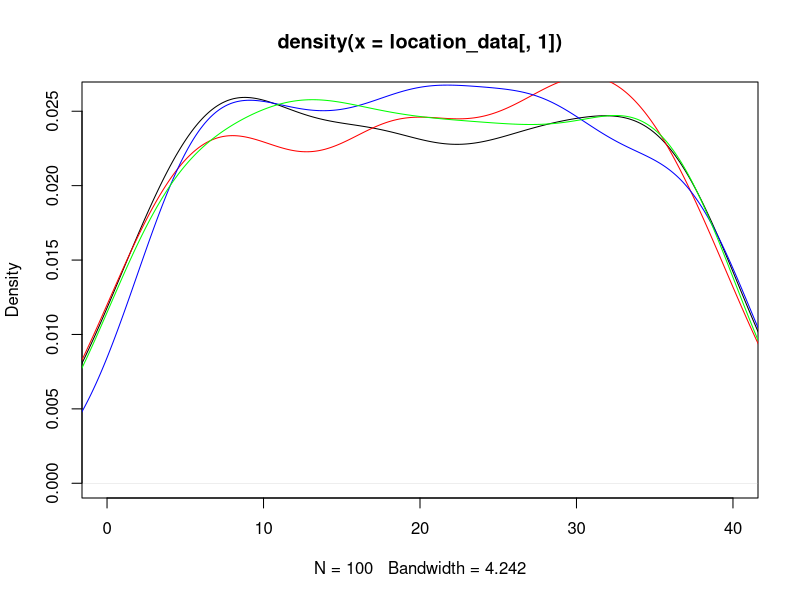
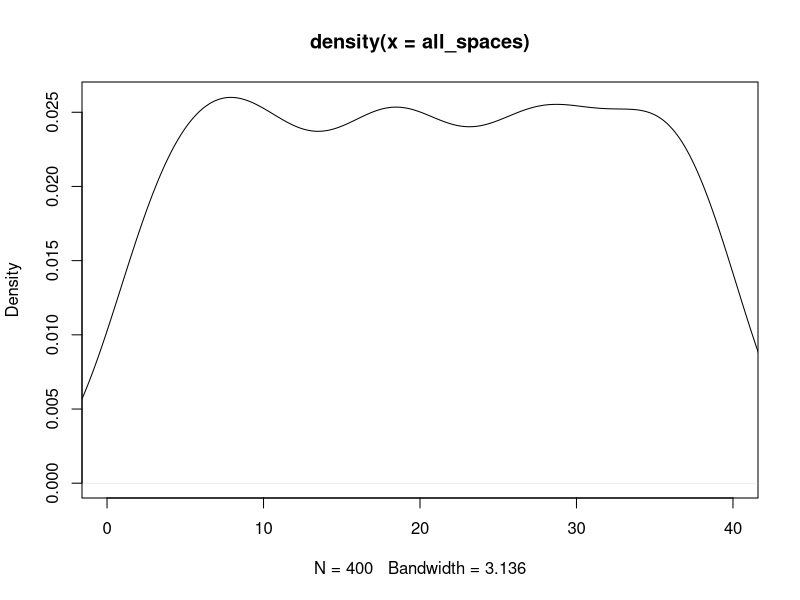
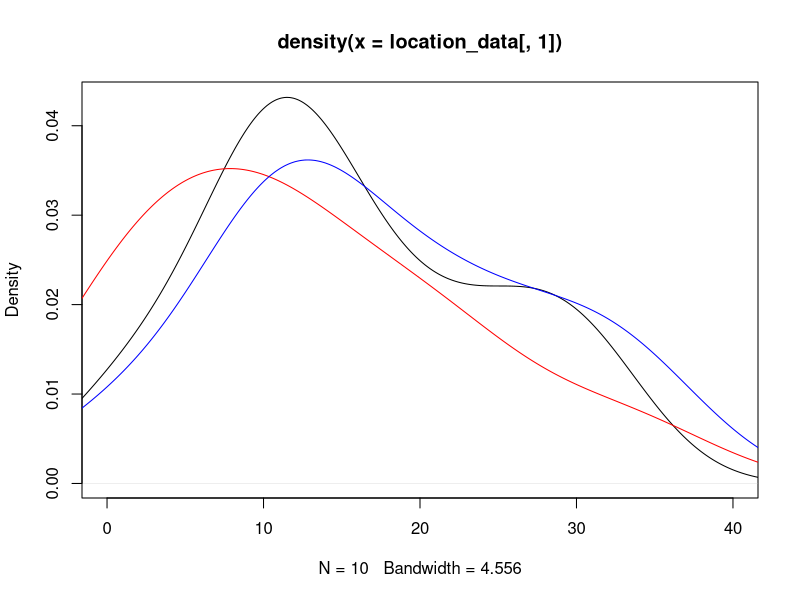
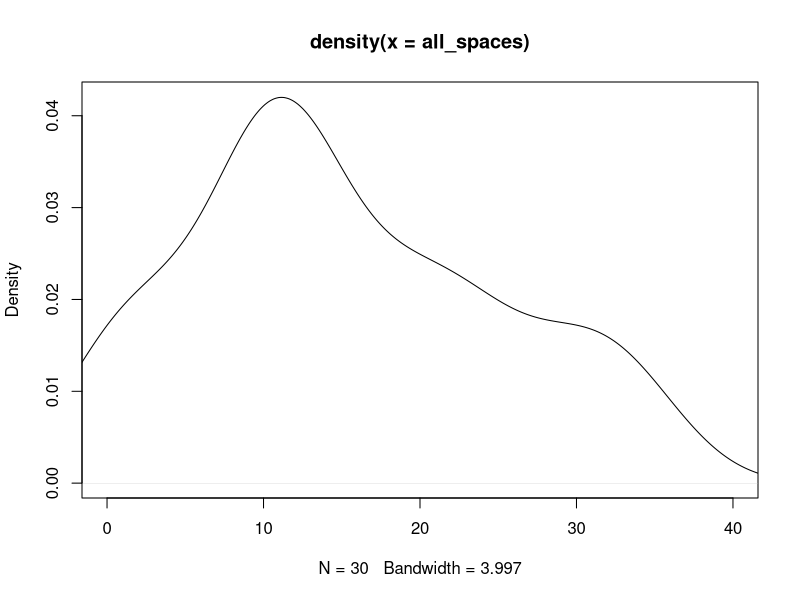

The R script that drew these images, in order: (Note: this script raises an error after producing the figures.)
## ---- chunk 1
knitr::opts_chunk$set(echo = TRUE)
## ---- chunk 2
#libraries
library(dplyr)
library(ggplot2)
## ---- chunk 3
#Kayleigh
##LET'S GET MOVING

monopolyBoard <- read.csv("MonopolyBoard.csv", header = T)
monopolyBoard

# Using dice rolls to determine where a player will land on the board
#input: "location"; a number 1-40; where the player is on the board
#output: the amount of spaces the player will move until they are on their new location

#note that this is only accounting for standard dice rolls, no special rules yet...

lets_move = function(location) {
  dice_roll_1 <- sample(1:6, 1, replace = TRUE)
  dice_roll_2 <- sample(1:6, 1, replace = TRUE)
  
  roll_total <- sum(dice_roll_1, dice_roll_2)
  roll_double <- dice_roll_1 == dice_roll_2
  
    location = location + roll_total
    
  if (location <= 40) {
    location = location
  } else {
    location = location - 40
  }
  
  space = monopolyBoard$name[monopolyBoard$spaces == location]
  
  print("You're moving forward...")
  print(roll_total)
  
  print("You're on space...")
  print(location)
  
  #print(space) #This prints out the name of the space that they land on. 
}

#testers
lets_move(1)
lets_move(25)
lets_move(38)
lets_move(40)



#A function to move players around the board and to play Monopoly!
#input: "turns"; the amount of turns we should take
#output: a player's new location on the board

lets_play = function(turns) {
  location = 1
  print("Starting Location: GO!")
  for (i in 1:turns) {
    location = lets_move(location)
  }
  print("You've landed on...")
  return(location)
}



lets_play(10) #tester #in this example if you look at a reference monopoly board and "walk" your way around the board with each move being the number in each output, you'll land on the space on the board corresponding to the final output (when counting "GO" as 1 and/or 40) 

#testers 
#"lets_move" and "lets_play" have both been edited to print out phrases for each roll and move to make it easier to determine how the player is moving. 
#"You're moving forward..." gives the player's roll
#"You're on space..." is the players position after 1 turn/"lets_move"
  # Later try to switch this print statement to the name of the spot that the player is on 
#"You've landed on..." gives the final location after running "lets_play" for "x" turns.
  # Later try to switch this print statement to the name of the spot that the player is on 

lets_play(3)
lets_play(10)

## ---- chunk 4
##DOUBLE DOWN

##WORK IN PROGRESS

#A function using dice rolls to determine how many spaces a player will move with the additional rules for "doubles" in Monopoly
#input: "location"; a number 1-40 where the player is on the board
#outut: the number of spaces the player will move on the board, with the special case of rolling three "doubles" and landing in jail
double_down = function(location) {
  dice_roll_1 <- sample(1:6, 1, replace = TRUE)
  dice_roll_2 <- sample(1:6, 1, replace = TRUE)
  
  roll_total <- sum(dice_roll_1, dice_roll_2)
  roll_double <- dice_roll_1 == dice_roll_2
  
  print("roll was")
  print(roll_total)
    
  if (roll_double) {
    
    dice_roll_3 <- sample(1:6, 1, replace = TRUE)
    dice_roll_4 <- sample(1:6, 1, replace = TRUE)
    
    roll_total_2 <- sum(dice_roll_3, dice_roll_4)
    roll_double_2 <- dice_roll_3 == dice_roll_4
    
    print("roll double was")
    print(roll_total_2)

    
    if (roll_double_2) {
      dice_roll_5 <- sample(1:6, 1, replace = TRUE)
      dice_roll_6 <- sample(1:6, 1, replace = TRUE)
      
      roll_total_3 <- sum(dice_roll_5, dice_roll_6)
      roll_double_3 <- dice_roll_5 == dice_roll_6
      
      print("roll double was")
      print(roll_total_3)
      
      if (roll_double_3) {
        location = 11 #Jail
        print("doubles, doubles, doubles")
        print("You're going to JAIL!")
        
      } else {
        location = location + roll_total + roll_total_2 + roll_total_3
        print("doubles, doubles, not doubles")
        print("You're moving forward...")
        print(roll_total + roll_total_2 + roll_total_3)
      }
    } else {
      location = location + roll_total + roll_total_2
      print("doubles, not doubles")
      print("You're moving forward...")
      print(roll_total+roll_total_2)
    }
  } else {
    location = location + roll_total
    print("no doubles")
    print("You're moving forward...")
    print(roll_total)
  }

    
  if (location <= 40) {
    location = location
  } else {
    location = location - 40
  }

  
  print("You're on space...")
  print(location)
}

double_down(1)
#text out in the function is kinda funky right but it's just to make sure its working right
#In final version switch all dice rolls to sample(1:6,...)

## ---- chunk 5
##CHANCE AND COMMUNITY CHEST CARDS
Card_Numbers <- c(1, 2, 3, 4, 5, 6, 7, 8, 9, 10, 11, 12, 13, 14, 15, 16)

Chance_Cards <- c("Advance to Boardwalk", "Advance to Go (Collect $200)", "Advance to Illinois Avenue. If you pass Go, collect $200", "Advance to St. Charles Place. If you pass Go, collect $200", "Advance to the nearest Railroad. If unowned, you may buy it from the Bank. If owned, pay owner twice the rental to which they are otherwise entitled", "Advance to the nearest Railroad. If unowned, you may buy it from the Bank. If owned, pay owner twice the rental to which they are otherwise entitled", "Advance token to nearest Utility. If unowned, you may buy it from the Bank. If owned, throw dice and pay owner a total ten times amount thrown", "Bank pays you dividend of $50", "Get Out of Jail Free", "Go Back 3 Spaces", "Go to Jail. Go directly to Jail, do not pass Go, do not collect $200", "Make general repairs on all your property. For each house pay $25. For each hotel pay $100", "Speeding fine $15", "Take a trip to Reading Railroad. If you pass Go, collect $200", "You have been elected Chairman of the Board. Pay each player $50", "Your building loan matures. Collect $150")

Chance <- data.frame(Chance_Cards, Card_Numbers)
Chance
##Chance cards to move a player to a new space:
  #1 -> Advance to Boardwalk (space 40)
  #2 -> Advance to Go (space 1)
  #3 -> Advance to Illinois Avenue (space 25)
  #4 -> Advance to St. Charles Place (space 12)
  #5 -> Advance to nearest Railroad (space(s) 6, 16, 26, 36)
  #6 -> Advance to nearest Railraod (space(s) 6, 16, 26, 36)
  #7 -> Advance to nearest Utility (space(s) 13, 29)
  #11 -> Go to Jail (space 11)
  #14 -> Take a trip to Reading Railroad (space 6)

Community_Chest_Cards <- c("Advance to Go (Collect $200)", "Bank error in your favor. Collect $200", "Doctor’s fee. Pay $50", "From sale of stock you get $50", "Get Out of Jail Free", "Go to Jail. Go directly to jail, do not pass Go, do not collect $200", "Holiday fund matures. Receive $100", "Income tax refund. Collect $20", "It is your birthday. Collect $10 from every player", "Life insurance matures. Collect $100", "Pay hospital fees of $100", "Pay school fees of $50", "Receive $25 consultancy fee", "You are assessed for street repair. $40 per house. $115 per hotel", "You have won second prize in a beauty contest. Collect $10", "You inherit $100")

Community_Chest <- data.frame(Community_Chest_Cards, Card_Numbers)
Community_Chest

##Community Chest Cards that move a player to a new space:
  #1 -> Advance to GO (space 1)
  #5 -> Go to Jail (space 11)

## ---- chunk 6
# heidi

#the function "who_goes_first" simulates the initial roll before the game begins in order to determine which player goes first
# input is a number of how many players are going to be playing
# output is the value of each players roll and the player that will start the game based on who had the highest roll
who_goes_first <- function(num_players){
  initial_rolls <- c()
  for (i in 1:num_players) {
    player_i_roll <- sum(sample(1:6, 2, replace=TRUE))
    initial_rolls <- c(initial_rolls, player_i_roll) # vector of every player's roll
    print(paste("Player", i, "rolled", player_i_roll))
  }
  cat("\n")
  if(sum(initial_rolls == max(initial_rolls)) >= 2){
    while (sum(initial_rolls == max(initial_rolls)) >= 2) { # if players tied for highest number
      tied_players <- which(initial_rolls==max(initial_rolls)) # identify which players tied
      print("It's a tie! Roll again")
      cat("\n")
      tie_breaker_rolls <- c()
      for (i in tied_players) { # tied players roll again
       player_i_roll2 <- sum(sample(1:6, 2, replace=TRUE))
       tie_breaker_rolls <- c(tie_breaker_rolls, player_i_roll2)
       print(paste("Player", i, "rolled", player_i_roll2))
      }
      initial_rolls <- tie_breaker_rolls
      highest_roll <- max(tie_breaker_rolls)
      highest_player2 <- tied_players[which(tie_breaker_rolls == highest_roll)]
    }
    cat("\n")
    print(paste("Player", highest_player2, "goes first!"))
  }
  else {
    highest_player <- which.max(initial_rolls) # who rolled the highest number
    print(paste("Player", highest_player, "goes first!"))
  }
}

who_goes_first(4) # test function

## ---- chunk 7
# Olivia
# Website for data: https://stat-jet-asu.github.io/Datasets/InstructorDescriptions/monopoly.html

monopolyBoard <- read.csv("MonopolyBoard.csv", header = T)
head(monopolyBoard)

# This section is for question number 2

# Kayleigh's lets_play function from above incorporating players and density plots
# uses lets_move function from above
# input: turns, # of turns to iterate through; players, number of players (2-4)
# output: density plot with a line for each player's frequency of spaces landed on 
# & density plot for the combined frequency of spaces landed on for all players

lets_play = function(turns, players) {
  location_data <- as.data.frame(matrix(nrow = turns, ncol = players))
  
for (j in 1:players) {
  location = 1
  
  for (i in 1:turns) {
    
    location = lets_move(location)
    location_data[i,j] <- location
    }
  }
  
  # creates density plot of frequency of landing on each space for each player
  plot(density(location_data[,1]), xlim = c(0,40), col = "black")
  
  colors <- c("red", "blue", "green")
  
  for (k in 2:players) {
  lines(density(location_data[,k]), col = colors[k-1]) # adds a density line for each player after the first
  }
  
  # creates density plot for total frequency landing on each space (all players spaces included)
  all_spaces <- as.vector(as.matrix(location_data))
  plot(density(all_spaces), xlim = c(0,40), col = "black")
}
lets_play(100, 4)

## ---- chunk 8
who_goes_first2 <- function(num_players){
  initial_rolls <- c()
  for (i in 1:num_players) {
    player_i_roll <- sum(sample(1:6, 2, replace=TRUE))
    initial_rolls <- c(initial_rolls, player_i_roll) # vector of every player's roll
#    print(paste("Player", i, "rolled", player_i_roll))
  }
  cat("\n")
  if(sum(initial_rolls == max(initial_rolls)) >= 2){
    while (sum(initial_rolls == max(initial_rolls)) >= 2) { # if players tied for highest number
      tied_players <- which(initial_rolls==max(initial_rolls)) # identify which players tied
#      print("It's a tie! Roll again")
#      cat("\n")
      tie_breaker_rolls <- c()
      for (i in tied_players) { # tied players roll again
       player_i_roll2 <- sum(sample(1:6, 2, replace=TRUE))
       tie_breaker_rolls <- c(tie_breaker_rolls, player_i_roll2)
#       print(paste("Player", i, "rolled", player_i_roll2))
      }
      initial_rolls <- tie_breaker_rolls
      highest_roll <- max(tie_breaker_rolls)
      highest_player2 <- tied_players[which(tie_breaker_rolls == highest_roll)]
    }
#    cat("\n")
#    print(paste("Player", highest_player2, "goes first!"))
  }
  else {
    highest_player <- which.max(initial_rolls) # who rolled the highest number
#    print(paste("Player", highest_player, "goes first!"))
#    return(highest_player)
  
    
  # creating player order
  player_order <- length(num_players)
  player_order[1] <- as.integer(highest_player)

 for (j in 2:num_players) {
    
  player_order[j] <- as.integer(player_order[j-1] + 1)
  if (player_order[j] > num_players) {
    player_order[j] <- 1
  }
 }
  print(player_order)
  }
  
  playerlist <- (list(highest_player, player_order))
  return(playerlist)
}

#who_goes_first2(4)

## ---- chunk 9
# Question number 3 -- including jail and double rolls

lets_move2 = function(location) {
  dice_roll_1 <- sample(1:6, 1, replace = TRUE)
  dice_roll_2 <- sample(1:6, 1, replace = TRUE)
  
  roll_total <- sum(dice_roll_1, dice_roll_2)
  roll_double <- dice_roll_1 == dice_roll_2
  
    location = location + roll_total # updates location to be previous location + roll total
    double3 = "false" # double3 is assigned "true" if the player double rolls 3x (as seen in if statement below), otherwise it is assigned "false" 
    
  # first double roll -> roll again
  if (roll_double == TRUE) {
    dice_roll_3 <- sample(1:6, 1, replace = TRUE)
    dice_roll_4 <- sample(1:6, 1, replace = TRUE)
    
    roll_total2 <- sum(dice_roll_3, dice_roll_4)
    roll_double2 <- dice_roll_3 == dice_roll_4
    
    location = location + roll_total2
    double3 = "false"
    
    # if player is at a location past 40, subtract 40 so they go back to the GO space at location "41"
    # this is included in each if statement below so that it applies if player has to roll again
    if (location <= 40) {
      location = location
    } else {
      location = location - 40
    }
     
      # second double roll -> roll again
      if (roll_double2 == TRUE) {
        dice_roll_5 <- sample(1:6, 1, replace = TRUE)
        dice_roll_6 <- sample(1:6, 1, replace = TRUE)
    
        roll_total3 <- sum(dice_roll_5, dice_roll_6)
        roll_double3 <- dice_roll_5 == dice_roll_6
    
        location = location + roll_total3
        double3 = "false"
        
        if (location <= 40) {
          location = location
        } else {
          location = location - 40
        }
        
        # third double roll -> go to jail
          if (roll_double3 == TRUE) {
            location = monopolyBoard$spaces[monopolyBoard$name == "Jail"]
            double3 = "true"
          }
      }
  }  
    
  if (location <= 40) {
    location = location
  } else {
    location = location - 40
  }
  
  listdata <- (list(location, double3)) # creates list for outputs "location" and "double3"
  # if you need to access location from this function, use lets_move2(location)[[1]]
  # if you need to access double3, use lets_move2(double3)[[2]]
  return(listdata)
  
}


# lets_play2 is currently set up to have each player go thru all their turns and then move onto the next player
# probably need to fix this for question 5

## ---- chunk 10

lets_play2 = function(turns, players) {
  
  
  location_data <- as.data.frame(matrix(nrow = turns, ncol = players)) # dataframe will keep data for locations of players for each turn
  double3data <- as.data.frame(matrix(nrow = turns, ncol = players)) # dataframe will say "true" if player double rolled 3x (which lands them in jail) and "false" if they didn't double roll 3x
  
    # puts players in order
    colnames(location_data) <- who_goes_first2(players)[[2]]
  
    location = 1 # each player starts at location 1
    location_data[1,] <- location
    double3 = 0 # initializing "double3" which will be later assigned a "true" or "false" based on if player double rolled 3x
  
    for (i in 2:turns) { # iterates through number of turns
      
        for (j in 1:players) { # rotates through each player
          
        location = lets_move2(location_data[i-1,j])[[1]] # takes location from lets_move2 function and assigns it to location
        location_data[i,j] <- as.integer(location) # puts location value into the dataframe of locations for each player
        double3data[i,j] <- lets_move2(double3)[[2]] # takes "true" or "false" value from double3 and adds it to double3data dataframe
        
      # deals with landing in jail from "go to jail" space and staying there for next 3 turns
      if (31 %in% location_data[i-1,j]) { # if you landed on 31 in the last turn (i-1 turn), you go to jail (space 11) for the ith turn
        location <- 11
        location_data[i,j] <- as.integer(location) # new location is 11
      } else if (11 %in% location_data[i-1,j] & 31 %in% location_data[i-2,j]) { # if you were on space 11 last turn AND you were on space 31 2 turns ago, you stay in jail (space 11) for turn i
        location <- 11
        location_data[i,j] <- as.integer(location)  
      } else if (11 %in% location_data[i-2,j] & 31 %in% location_data[i-3,j]) {
        location <- 11
        location_data[i,j] <- as.integer(location)
      }
        
      # landing in jail from 3x double roll and staying there for next 3 turns
      if (11 %in% location_data[i,j] & "true" %in% double3data[i-1,j]) { # if player's location is 11 (jail) and double3data is"true" (player double rolled 3x), player stays in jail. all 3 if/else if statements keep player in jail for the next 3 turns
        location <- 11
        location_data[i,j] <- as.integer(location)
      } else if (11 %in% location_data[i-1,j] & "true" %in% double3data[i-2,j]) { # 
        location <- 11
        location_data[i,j] <- as.integer(location)
      } else if (11 %in% location_data[i-2,j] & "true" %in% double3data[i-3,j]) {
        location <- 11
        location_data[i,j] <- as.integer(location)
      }
        
    }
  }
  print(location_data)
  
  # creates density plot of frequency of landing on each space for each player
  plot(density(location_data[,1]), xlim = c(0,40), col = "black")
  
  colors <- c("red", "blue", "green")
  
  for (k in 2:players) {
    lines(density(location_data[,k]), col = colors[k-1]) # adds a density line for each player after the first
  }
  
  # creates density plot for total frequency landing on each space (all players spaces included)
  all_spaces <- as.vector(as.matrix(location_data))
  plot(density(all_spaces), xlim = c(0,40), col = "black")
  
}
 
lets_play2(10, 3)

location_data

# how should we go about recording spaces landed on when double rolls occur?

## ---- chunk 11
# olivia (ignore this its a work in progress)
# Figure out how to have players pay and recieve money from landing on chance and community chest spaces

# $200 every time you pass go

     if(draw_card == 5){
        if(location >= 37 && location <= 5){
              location = 6
              
              
            } else if (location >= 6 && location <= 15){
                location = 16
              } else {
                if(location >= 16 && location <= 25){
                  location = 26
                } else {
                  location = 36
                }
              }
            }
  
    if(draw_card == 6){
        if(location >= 37 && location <= 5){
              location = 6
            } else {
              if (location >= 6 && location <= 15){
                location = 16
              } else {
                if(location >= 16 && location <= 25){
                  location = 26
                } else {
                  location = 36
                }
              }
            }
    }

#################



##########

# replaces NAs in rent_0 column with 0s
monopolyBoard$rent_0[is.na(monopolyBoard$rent_0) == TRUE] <- as.integer(0)

lets_play_idk = function(turns, players) {
  
  location_data <- as.data.frame(matrix(nrow = turns, ncol = players))
  double3data <- as.data.frame(matrix(nrow = turns, ncol = players))
  player_bank_data <- data.frame(matrix(nrow = 2, ncol = players))
  
    colnames(location_data) <- who_goes_first2(players)[[2]]
  
    location = 1
    location_data[1,] <- location
    double3 = 0
  
    for (i in 2:turns) {
      
        for (j in 1:players) {
          
        location = lets_move3(location_data[i-1,j])[[1]]
        location_data[i,j] <- as.integer(location)
        double3data[i,j] <- lets_move3(double3)[[2]]
        
      # deals with landing in jail from "go to jail" space and staying there for next 3 turns
      if (31 %in% location_data[i-1,j]) { # if you land on 31 (go to jail), next location is in jail (space 11)
        location <- 11
        location_data[i,j] <- as.integer(location)
      } else if (11 %in% location_data[i-1,j] & 31 %in% location_data[i-2,j]) {
        location <- 11
        location_data[i,j] <- as.integer(location)
      } else if (11 %in% location_data[i-2,j] & 31 %in% location_data[i-3,j]) {
        location <- 11
        location_data[i,j] <- as.integer(location)
      }
        
      # landing in jail from 3x double roll and staying there for next 3 turns
      if (11 %in% location_data[i,j] & "true" %in% double3data[i-1,j]) { # "true" means player double rolled 3x -> jail
        location <- 11
        location_data[i,j] <- as.integer(location)
      } else if (11 %in% location_data[i-1,j] & "true" %in% double3data[i-2,j]) { # 
        location <- 11
        location_data[i,j] <- as.integer(location)
      } else if (11 %in% location_data[i-2,j] & "true" %in% double3data[i-3,j]) {
        location <- 11
        location_data[i,j] <- as.integer(location)
      }

        
      # updating banks when players land on each others properties
      if(location %in% c(2, 4, 6, 7, 9, 10, 12, 13, 14, 15, 16, 17, 19, 20, 22, 24, 25, 26, 27, 28, 29, 30, 32, 33, 35, 36, 38, 40)) {
            
      location = location
      spot <- which(Property_Statuses$Space == location)
      cost <- which(monopolyBoard$spaces == location)
      owned_by_player <- Property_Statuses$Owned_By_Player[spot]
        
      The_Players$Player_Bank[owned_by_player] <- The_Players$Player_Bank[owned_by_player] + monopolyBoard$rent_0[cost]
      The_Players$Player_Bank[j] <- The_Players$Player_Bank[j] - monopolyBoard$rent_0[cost]
      }
      
      # Updating player bank if they gained or lost money from a Chance card
      if (Drawing_Chance(location_data[i,j])[[2]] != 0) {
        The_Players$Player_Bank[j] <- The_Players$Player_Bank[j] + Drawing_Chance(location_data[i,j])[[2]]  
      }
        
      # Updating player bank if they gained or lost money from a Community Chest card 
      if (Drawing_Community_Chest(location_data[i,j])[[2]] != 0) {
        The_Players$Player_Bank[j] <- The_Players$Player_Bank[j] + Drawing_Community_Chest(location_data[i,j])[[2]]  
      }
        
    }
  }
  print(location_data)
  print(double3data)
  print(The_Players)
  
  # creates density plot of frequency of landing on each space for each player
  plot(density(location_data[,1]), xlim = c(0,40), col = "black")
  
  plot(location_data[,1], xlim= c(0,40), col="black", type="h", xlab="Spaces", ylab="Frequency", main="Frequency of Landing on Each Space for Each Player")
  
  colors <- c("red", "blue", "green")
  
  for (k in 2:players) {
    lines(density(location_data[,k]), col = colors[k-1]) # adds a density line for each player after the first
  }
  
  # creates density plot for total frequency landing on each space (all players spaces included)
  all_spaces <- as.vector(as.matrix(location_data))
  plot(density(all_spaces), xlim = c(0,40), col = "black")
 
}

lets_play_idk(10, 4)

# prob have to change how we call drawing_chance in lets_move3 (its a list now)

## ---- chunk 12
#4 - Kayleigh and Maddie 
#Chance - spaces 8, 23, 37
#Community Chest - spaces 3, 18, 34
Chance

Drawing_Chance = function(location) {
  location = location
  draw_card <- sample(1:16, 1, replace = TRUE)
  player_card <- Chance$Chance_Cards[draw_card]
  print(player_card)

  
      if(draw_card == 1) {
        location = 1
      }
      
      if(draw_card == 2) {
        location = 1
      }
      
      if(draw_card == 3) {
        location = 25
      }
  
      if(draw_card == 4){
        location = 12
      }
  
      if(draw_card == 5){
        if(location >= 37 && location <= 5){
              location = 6
            } else {
              if (location >= 6 && location <= 15){
                location = 16
              } else {
                if(location >= 16 && location <= 25){
                  location = 26
                } else {
                  location = 36
                }
              }
            }
    }
  
    if(draw_card == 6){
        if(location >= 37 && location <= 5){
              location = 6
            } else {
              if (location >= 6 && location <= 15){
                location = 16
              } else {
                if(location >= 16 && location <= 25){
                  location = 26
                } else {
                  location = 36
                }
              }
            }
    }
  
    if(draw_card == 7){
        if(location >= 29 && location <= 12){
              location = 13
            } else {
              location = 29
    }
  }
  
    if(draw_card == 11) {
      location = 11
    }
  
    if(draw_card == 14) {
      location = 6
    }
  
    if(draw_card == 10) {
      location = location - 3
    }
  
    location = location
    return(location)
}

Drawing_Chance(8)
Drawing_Chance(23)
Drawing_Chance(37)

Drawing_Community_Chest = function(location) {
  location = location
  draw_card_chest <- sample(1:16, 1, replace = TRUE)
  player_card_chest <- Community_Chest$Community_Chest_Cards[draw_card_chest]
  print(player_card_chest)
  print(location)
  
  if (draw_card_chest == 1) {
    location = 1
  } else {
    if (draw_card_chest == 6) {
    location = 11
    } else {
      location = location
    }
  
  }
  
  location = location 
  return(location)
}

Drawing_Community_Chest(3)
Drawing_Community_Chest(18)
Drawing_Community_Chest(34)

lets_move3 = function(location) {
  dice_roll_1 <- sample(1:6, 1, replace = TRUE)
  dice_roll_2 <- sample(1:6, 1, replace = TRUE)
  
  roll_total <- sum(dice_roll_1, dice_roll_2)
  roll_double <- dice_roll_1 == dice_roll_2
  
    location = location + roll_total
    double3 = "false"
  
  print("your roll total is...")
  print(roll_total)

  if (location <= 40) {
      location = location
  } else {
      location = location - 40
  }
   
  print("your location is...")
  print(location)
  
  if(location == 8 || location == 23 || location == 27) {
    location = Drawing_Chance(location)[[1]]
    print("your location is...")
    print(location)
  }
  
  if(location == 3 || location == 18 || location == 34) {
    location = Drawing_Community_Chest(location)[[1]]
    print("your location is...")
    print(location)
  }
    
  # first double roll -> roll again
  if (roll_double == TRUE) {
    dice_roll_3 <- sample(1:6, 1, replace = TRUE)
    dice_roll_4 <- sample(1:6, 1, replace = TRUE)
    
    roll_total2 <- sum(dice_roll_3, dice_roll_4)
    roll_double2 <- dice_roll_3 == dice_roll_4
    
    location = location + roll_total2
    double3 = "false"
    print("1 double")
    
    if (location <= 40) {
      location = location
    } else {
      location = location - 40
    }
    
    
    if(location == 8 || location == 23 || location == 27) {
    location = Drawing_Chance(location)[[1]]
    }
  
  if(location == 3 || location == 18 || location == 34) {
    location = Drawing_Community_Chest(location)[[1]]
    }
     
      # second double roll -> roll again
      if (roll_double2 == TRUE) {
        dice_roll_5 <- sample(1:6, 1, replace = TRUE)
        dice_roll_6 <- sample(1:6, 1, replace = TRUE)
    
        roll_total3 <- sum(dice_roll_5, dice_roll_6)
        roll_double3 <- dice_roll_5 == dice_roll_6
    
        location = location + roll_total3
        double3 = "false"
        print("2 doubles")
        
        if (location <= 40) {
          location = location
        } else {
          location = location - 40
        }
        
        if(location == 8 || location == 23 || location == 27) {
          location = Drawing_Chance(location)[[1]]
        }
  
        if(location == 3 || location == 18 || location == 34) {
          location = Drawing_Community_Chest(location)[[1]]
         
        }
        
        # third double roll -> go to jail
          if (roll_double3 == TRUE) {
            location = monopolyBoard$spaces[monopolyBoard$name == "Jail"]
            double3 = "true"
            print("three doubles")
          }
      }
  }  
   
  location = location 
  
  print("your location is...")
  print(location)
  listdata <- (list(location, double3))
  return(listdata)
  
}

lets_move3(1)


lets_play3 = function(turns, players) {
  
  location_data <- as.data.frame(matrix(nrow = turns, ncol = players))
  double3data <- as.data.frame(matrix(nrow = turns, ncol = players))
  
    colnames(location_data) <- who_goes_first2(players)[[2]]
  
    location = 1
    location_data[1,] <- location
    double3 = 0
  
    for (i in 2:turns) {
      
        for (j in 1:players) {
          
        location = lets_move3(location_data[i-1,j])[[1]]
        location_data[i,j] <- as.integer(location)
        double3data[i,j] <- lets_move3(double3)[[2]]
        
      # deals with landing in jail from "go to jail" space and staying there for next 3 turns
      if (31 %in% location_data[i-1,j]) { # if you land on 31 (go to jail), next location is in jail (space 11)
        location <- 11
        location_data[i,j] <- as.integer(location)
      } else if (11 %in% location_data[i-1,j] & 31 %in% location_data[i-2,j]) {
        location <- 11
        location_data[i,j] <- as.integer(location)
      } else if (11 %in% location_data[i-2,j] & 31 %in% location_data[i-3,j]) {
        location <- 11
        location_data[i,j] <- as.integer(location)
      }
        
      # landing in jail from 3x double roll and staying there for next 3 turns
      if (11 %in% location_data[i,j] & "true" %in% double3data[i-1,j]) { # "true" means player double rolled 3x -> jail
        location <- 11
        location_data[i,j] <- as.integer(location)
      } else if (11 %in% location_data[i-1,j] & "true" %in% double3data[i-2,j]) { # 
        location <- 11
        location_data[i,j] <- as.integer(location)
      } else if (11 %in% location_data[i-2,j] & "true" %in% double3data[i-3,j]) {
        location <- 11
        location_data[i,j] <- as.integer(location)
      }
        
    }
  }
  print(location_data)
  print(double3data)


  
  # creates density plot of frequency of landing on each space for each player
  plot(density(location_data[,1]), xlim = c(0,40), col = "black")
  
  plot(location_data[,1], xlim= c(0,40), col="black", type="h", xlab="Spaces", ylab="Frequency", main="Frequency of Landing on Each Space for Each Player")
  
  colors <- c("red", "blue", "green")
  
  for (k in 2:players) {
    lines(density(location_data[,k]), col = colors[k-1]) # adds a density line for each player after the first
  }
  
  # creates density plot for total frequency landing on each space (all players spaces included)
  all_spaces <- as.vector(as.matrix(location_data))
  plot(density(all_spaces), xlim = c(0,40), col = "black")
  
}


lets_play3(100, 4)

## ---- chunk 13

#use lets_move2 for freq plot

Chance
## ---- chunk 14
#hello
dice_roll <- sum(sample(1:6, 2, replace = TRUE))
dice_roll

Drawing_Chance = function(location) {
  location = location
  amount <- 0 
  draw_card <- sample(1:16, 1, replace = TRUE)
  player_card <- Chance$Chance_Cards[draw_card]
  print(player_card)

  
      if(draw_card == 1) {
        location = 1
      }
      
      if(draw_card == 2) {
        location = 1
        amount = 200
      }
      
      if(draw_card == 3) {
        if(location > 25){
          amount = 200
        }else{
          amount = amount
    }
        location = 25
      }
  
      if(draw_card == 4){
        if(location > 13 ){
          amount = 200
        }else{
          amount = amount
    }
        location = 12
      }
  
      if(draw_card == 5){
        if(location >= 37 && location <= 5){
              location = 6
            } else {
              if (location >= 6 && location <= 15){
                location = 16
              } else {
                if(location >= 16 && location <= 25){
                  location = 26
                } else {
                  location = 36
                }
              }
            }
    }
  
    if(draw_card == 6){
        if(location >= 37 && location <= 5){
              location = 6
            } else {
              if (location >= 6 && location <= 15){
                location = 16
              } else {
                if(location >= 16 && location <= 25){
                  location = 26
                } else {
                  location = 36
                }
              }
            }
    }
  
    if(draw_card == 7){
        if(location >= 29 && location <= 12){
              location = 13
            } else {
              location = 29
    }
    }
  
    if(draw_card == 8){
      amount = -50
    }
  
    if(draw_card == 10) {
      location = location - 3
    }
  
    if(draw_card == 11) {
      location = 11
    }
  
    if(draw_card == 13){
      amount = -15
    }
  
    if(draw_card == 14) {
      if(location > 6){
        amount = 200
      }else{
        amount = amount
    }
      location = 6
    }
  
    if(draw_card == 16){
      amount = 150
    }
  
   
    location = location
    amount = amount
    list_location_amount <- list(location, amount)
    return(list_location_amount)
}


Drawing_Community_Chest = function(location) {
  location = location
  amount <- 0
  draw_card_chest <- sample(1:16, 1, replace = TRUE)
  player_card_chest <- Community_Chest$Community_Chest_Cards[draw_card_chest]
  print(player_card_chest)
  print(location)
  
  
  if (draw_card_chest == 1) {
    location = 1
    amount = 200
  }
  
  #Bank error in your favor. Collect $200
  if(draw_card_chest == 2){
    amount = 200
  }
  
  #Doctor’s fee. Pay $50
  if(draw_card_chest == 3){
    amount = -50
  }
  
  #From sale of stock you get $50
  if(draw_card_chest == 4){
    amount = 50
  }
  
  if(draw_card_chest == 6) {
    location = 11
  }
  
  #Holiday fund matures. Receive $100
  if(draw_card_chest == 7){
    amount = 100
  }
  
  #Income tax refund. Collect $20
  if(draw_card_chest == 8){
    amount = 20
  }
  
  #Life insurance matures. Collect $100
  if(draw_card_chest == 10){
    amount = 100
  }
  
  #Pay hospital fees of $100
  if(draw_card_chest == 11){
    amount = -100
  }
  
  #Pay school fees of $50
  if(draw_card_chest == 12){
    amount = -50
  }
  
  #Receive $25 consultancy fee
  if(draw_card_chest == 13){
    amount = 25
  }
  
  #You have won second prize in a beauty contest. Collect $10
  if(draw_card_chest == 15){
    amount = 10
  }
  
  #You inherit $100
  if(draw_card_chest == 16){
    amount = 100
  }
  
  location = location 
  amount = amount
  list_location_amount <- list(location,amount)
  return(list_location_amount)
}

Drawing_Community_Chest(10) # test

Chance
Community_Chest
## ---- chunk 15
library(tidyverse)
## ---- chunk 16
Players <- c("Player 1", "Player 2", "Player 3", "Player 4")
Player_Bank <- c(1250, 1250, 1250, 1250)
The_Players <- data.frame(Players, Player_Bank)

Property <- c("Mediterranean", "Baltic", "Reading Railroad", "Oriental", "Vermot", "Connecticut", "St. Charles", "Electric Company", "States", "Virginia", "Pennsylvania Railroad", "St. James", "Tennessee", "New York", "Kentucky", "Indiana", "Illinios", "B&O Railroad", "Atlantic", "Ventnor", "Water Works", "Marvin Gardens", "Pacific", "N. Carolina", "Pennsylvania", "Short Line Railroad", "Park Place", "Boardwalk")
Owned_By_Player <- sample(1:4, 28, replace = TRUE)
Space <- c(2, 4, 6, 7, 9, 10, 12, 13, 14, 15, 16, 17, 19, 20, 22, 24, 25, 26, 27, 28, 29, 30, 32, 33, 35, 36, 38, 40)
Property_Statuses <- data.frame(Property, Space, Owned_By_Player)
Property_Statuses

lets_move3 = function(location) {
  dice_roll_1 <- sample(1:6, 1, replace = TRUE)
  dice_roll_2 <- sample(1:6, 1, replace = TRUE)
  
  roll_total <- sum(dice_roll_1, dice_roll_2)
  roll_double <- dice_roll_1 == dice_roll_2
  
    location = location + roll_total
    double3 = "false"


  if (location <= 40) {
      location = location
  } else {
      location = location - 40
  }

  if(location == 8 || location == 23 || location == 27) {
    location = Drawing_Chance(location)

  }
  
  if(location == 3 || location == 18 || location == 34) {
    location = Drawing_Community_Chest(location)

  }

  # first double roll -> roll again
  if (roll_double == TRUE) {
    dice_roll_3 <- sample(1:6, 1, replace = TRUE)
    dice_roll_4 <- sample(1:6, 1, replace = TRUE)
    
    roll_total2 <- sum(dice_roll_3, dice_roll_4)
    roll_double2 <- dice_roll_3 == dice_roll_4
    
    location = location + roll_total2
    double3 = "false"

    
    if (location <= 40) {
      location = location
    } else {
      location = location - 40
    }
    
    
    if(location == 8 || location == 23 || location == 27) {
    location = Drawing_Chance(location)
    }
  
  if(location == 3 || location == 18 || location == 34) {
    location = Drawing_Community_Chest(location)
    }
    
      # second double roll -> roll again
      if (roll_double2 == TRUE) {
        dice_roll_5 <- sample(1:6, 1, replace = TRUE)
        dice_roll_6 <- sample(1:6, 1, replace = TRUE)
    
        roll_total3 <- sum(dice_roll_5, dice_roll_6)
        roll_double3 <- dice_roll_5 == dice_roll_6
    
        location = location + roll_total3
        double3 = "false"
        
        if (location <= 40) {
          location = location
        } else {
          location = location - 40
        }
        
        if(location == 8 || location == 23 || location == 27) {
          location = Drawing_Chance(location)
        }
  
        if(location == 3 || location == 18 || location == 34) {
          location = Drawing_Community_Chest(location)
         
        }
        
        # third double roll -> go to jail
          if (roll_double3 == TRUE) {
            location = monopolyBoard$spaces[monopolyBoard$name == "Jail"]
            double3 = "true"
          }
      }
  }  
   
  location = location 
}

lets_move3(2)


lets_play4 = function(turns, players) {
  
  location_data <- as.data.frame(matrix(nrow = turns, ncol = players))
  double3data <- as.data.frame(matrix(nrow = turns, ncol = players))
  players_banks <- as.data.frame(matrix(nrow = turns, ncol = players))

print(Property_Statuses)

  for (j in 1:players) {
    location = 1
    double3 = 0
    
    
    for (i in 1:turns) {
        print("player")
        print(j)
        location = lets_move3(location)[[1]]
        location_data[i,j] <- as.integer(location)
        double3data[i,j] <- lets_move3(double3)[[2]]

                
      # deals with landing in jail from "go to jail" space and staying there for next 3 turns
      if (31 %in% location_data[i-1,j]) { # if you land on 31 (go to jail), next location is in jail (space 11)
        location <- 11
        location_data[i,j] <- as.integer(location)
      } else if (11 %in% location_data[i-1,j] & 31 %in% location_data[i-2,j]) {
        location <- 11
        location_data[i,j] <- as.integer(location)
      } else if (11 %in% location_data[i-2,j] & 31 %in% location_data[i-3,j]) {
        location <- 11
        location_data[i,j] <- as.integer(location)
      }
        
      # landing in jail from 3x double roll and staying there for next 3 turns
      if (11 %in% location_data[i,j] & "true" %in% double3data[i-1,j]) { # "true" means player double rolled 3x -> jail
        location <- 11
        location_data[i,j] <- as.integer(location)
      } else if (11 %in% location_data[i-1,j] & "true" %in% double3data[i-2,j]) { # 
        location <- 11
        location_data[i,j] <- as.integer(location)
      } else if (11 %in% location_data[i-2,j] & "true" %in% double3data[i-3,j]) {
        location <- 11
        location_data[i,j] <- as.integer(location)
      }
  
      
    }
  }
  
print(location_data)
return(The_Players)

}

lets_play4(1,4)
## ---- chunk 17
monopolyBoard
Players <- c("Player 1", "Player 2", "Player 3", "Player 4")
Player_Bank <- c(1250, 1250, 1250, 1250)
The_Players <- data.frame(Players, Player_Bank)

Property <- c("Mediterranean", "Baltic", "Reading Railroad", "Oriental", "Vermot", "Connecticut", "St. Charles", "Electric Company", "States", "Virginia", "Pennsylvania Railroad", "St. James", "Tennessee", "New York", "Kentucky", "Indiana", "Illinios", "B&O Railroad", "Atlantic", "Ventnor", "Water Works", "Marvin Gardens", "Pacific", "N. Carolina", "Pennsylvania", "Short Line Railroad", "Park Place", "Boardwalk")
Owned_By_Player <- sample(1:4, 28, replace = TRUE)
Space <- c(2, 4, 6, 7, 9, 10, 12, 13, 14, 15, 16, 17, 19, 20, 22, 24, 25, 26, 27, 28, 29, 30, 32, 33, 35, 36, 38, 40)
Property_Statuses <- data.frame(Property, Space, Owned_By_Player)
Property_Statuses


Updating_Player_Bank <- function(location, j) {
  if(location == 2 || location == 4 || location == 6 || location == 7 || location == 9 || location == 10 || location == 12 || location == 13 || location == 14 || location == 15 || location == 16 || location == 17 || location == 19 || location == 20 || location == 22 || location == 24 || location == 25 || location == 26 || location == 27 || location == 28 || location == 29 || location == 30 || location == 32 || location == 33 || location == 35 || location == 36 || location == 38 || location == 40){
    location = location
    spot <- which(Property_Statuses$Space == location)
    cost <- which(monopolyBoard$spaces == location)
    owned_by_player <- Property_Statuses$Owned_By_Player[spot]
    The_Players$Player_Bank[owned_by_player] <- The_Players$Player_Bank[owned_by_player] + monopolyBoard$cost[cost]
    The_Players$Player_Bank[owned_by_player]
    The_Players
    
    The_Players$Player_Bank[owned_by_player] <- The_Players$Player_Bank[owned_by_player] + monopolyBoard$rent_0[cost]
    
    The_Players$Player_Bank[j] <- The_Players$Player_Bank[j] - monopolyBoard$rent_0[cost]
    
    return(The_Players)

  }
}

Updating_Player_Bank(12, 3)
## ---- chunk 18
lets_move4 = function(location) {
  dice_roll_1 <- sample(1:6, 1, replace = TRUE)
  dice_roll_2 <- sample(1:6, 1, replace = TRUE)
  
  roll_total <- sum(dice_roll_1, dice_roll_2)
  roll_double <- dice_roll_1 == dice_roll_2
  
    location = location + roll_total
    double3 = "false"
    
    j=2

  if (location <= 40) {
      location = location
      Updating_Player_Bank(location, j)
  } else {
      location = location - 40
      Updating_Player_Bank(location, j)
  }


  if(location == 8 || location == 23 || location == 27) {
    location = Drawing_Chance(location)
    Updating_Player_Bank(location, j)

  }
  
  if(location == 3 || location == 18 || location == 34) {
    location = Drawing_Community_Chest(location)
    Updating_Player_Bank(location, j)

  }


  # first double roll -> roll again
  if (roll_double == TRUE) {
    dice_roll_3 <- sample(1:6, 1, replace = TRUE)
    dice_roll_4 <- sample(1:6, 1, replace = TRUE)
    
    roll_total2 <- sum(dice_roll_3, dice_roll_4)
    roll_double2 <- dice_roll_3 == dice_roll_4
    
    location = location + roll_total2
    double3 = "false"

    
    if (location <= 40) {
      location = location
      Updating_Player_Bank(location, j)
      
    } else {
      location = location - 40
      Updating_Player_Bank(location, j)
    }
    
    
    if(location == 8 || location == 23 || location == 27) {
    location = Drawing_Chance(location)
    Updating_Player_Bank(location, j)
    }
  
  if(location == 3 || location == 18 || location == 34) {
    location = Drawing_Community_Chest(location)
    Updating_Player_Bank(location, j)
    }

    
      # second double roll -> roll again
      if (roll_double2 == TRUE) {
        dice_roll_5 <- sample(1:6, 1, replace = TRUE)
        dice_roll_6 <- sample(1:6, 1, replace = TRUE)
    
        roll_total3 <- sum(dice_roll_5, dice_roll_6)
        roll_double3 <- dice_roll_5 == dice_roll_6
    
        location = location + roll_total3
        double3 = "false"
        
        if (location <= 40) {
          location = location
          Updating_Player_Bank(location, j)
        } else {
          location = location - 40
          Updating_Player_Bank(location, j)
        }
        
        if(location == 8 || location == 23 || location == 27) {
          location = Drawing_Chance(location)
          Updating_Player_Bank(location, j)
        }
  
        if(location == 3 || location == 18 || location == 34) {
          location = Drawing_Community_Chest(location)
          Updating_Player_Bank(location, j)
         
        }

        
        # third double roll -> go to jail
          if (roll_double3 == TRUE) {
            location = monopolyBoard$spaces[monopolyBoard$name == "Jail"]
            double3 = "true"
          }
      }
  }  
   
  location = location 
  
  listdata <- (list(location, double3))
  return(listdata)
  return(Updating_Player_Bank(location, j))
  
}

lets_move4(12)
lets_move4(Updating_Player_Bank())
## ---- chunk 19

lets_play4 = function(turns, players) {
  
  location_data <- as.data.frame(matrix(nrow = turns, ncol = players))
  double3data <- as.data.frame(matrix(nrow = turns, ncol = players))
  
    colnames(location_data) <- who_goes_first2(players)[[2]]
  
    location = 1
    location_data[1,] <- location
    double3 = 0
  
    for (i in 2:turns) {
      
        for (j in 1:players) {
          
        location = lets_move4(location_data[i-1,j])[[1]]
        location_data[i,j] <- as.integer(location)
        double3data[i,j] <- lets_move4(double3)[[2]]
        print(j)
        
      # deals with landing in jail from "go to jail" space and staying there for next 3 turns
      if (31 %in% location_data[i-1,j]) { # if you land on 31 (go to jail), next location is in jail (space 11)
        location <- 11
        location_data[i,j] <- as.integer(location)
      } else if (11 %in% location_data[i-1,j] & 31 %in% location_data[i-2,j]) {
        location <- 11
        location_data[i,j] <- as.integer(location)
      } else if (11 %in% location_data[i-2,j] & 31 %in% location_data[i-3,j]) {
        location <- 11
        location_data[i,j] <- as.integer(location)
      }
        
      # landing in jail from 3x double roll and staying there for next 3 turns
      if (11 %in% location_data[i,j] & "true" %in% double3data[i-1,j]) { # "true" means player double rolled 3x -> jail
        location <- 11
        location_data[i,j] <- as.integer(location)
      } else if (11 %in% location_data[i-1,j] & "true" %in% double3data[i-2,j]) { # 
        location <- 11
        location_data[i,j] <- as.integer(location)
      } else if (11 %in% location_data[i-2,j] & "true" %in% double3data[i-3,j]) {
        location <- 11
        location_data[i,j] <- as.integer(location)
      }
        
    }
    }
    
  print(location_data)
  print(double3data)
  print(The_Players)
    
  # creates density plot of frequency of landing on each space for each player
  plot(density(location_data[,1]), xlim = c(0,40), col = "black")
  plot(location_data[,1], xlim= c(0,40), col="black", type="h", xlab="Spaces", ylab="Frequency", main="Frequency of Landing on Each Space for Each Player")
  
  colors <- c("red", "blue", "green")
  
  for (k in 2:players) {
    lines(density(location_data[,k]), col = colors[k-1]) # adds a density line for each player after the first
  }
  
  # creates density plot for total frequency landing on each space (all players spaces included)
  all_spaces <- as.vector(as.matrix(location_data))
  plot(density(all_spaces), xlim = c(0,40), col = "black")

}

lets_play4(10, 4)
